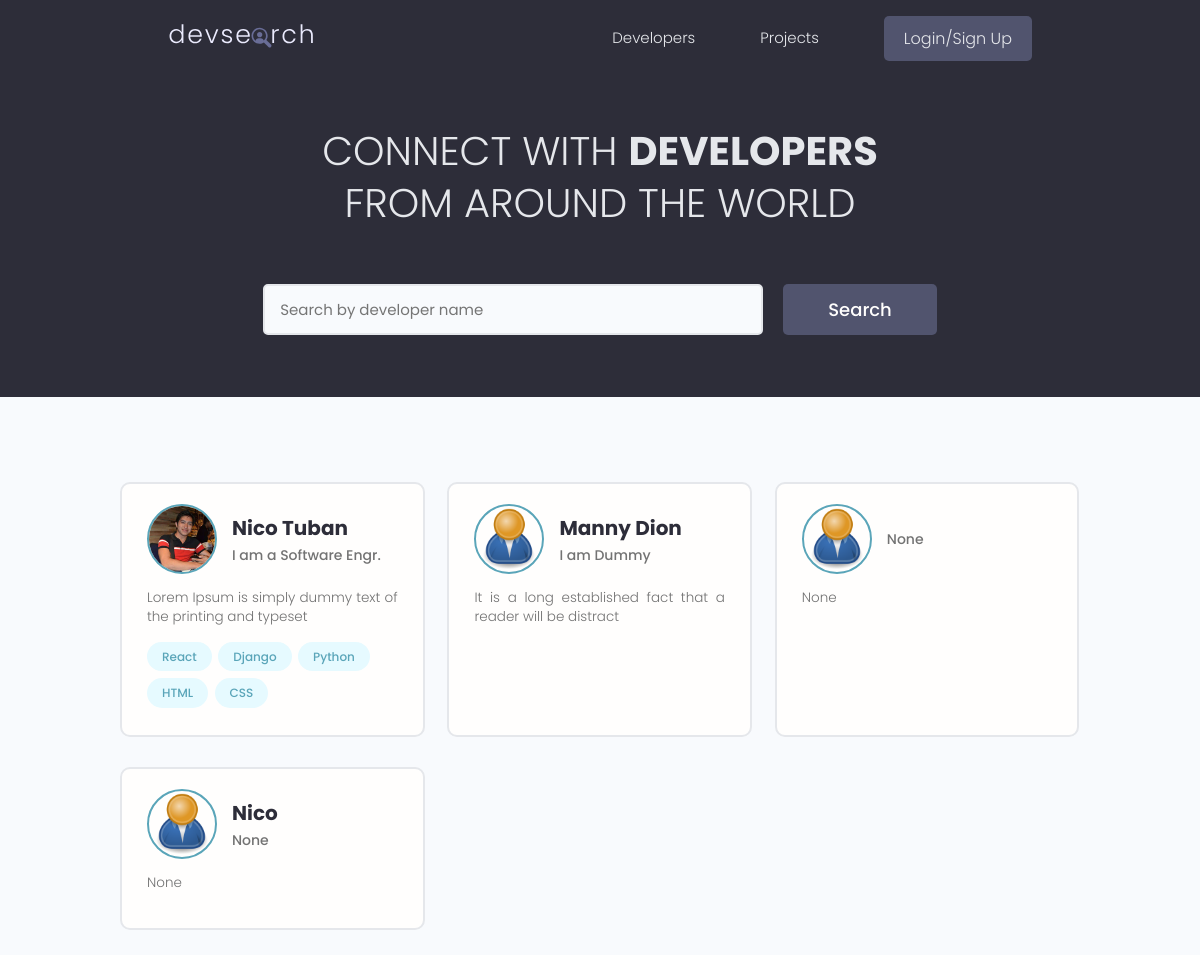
The page / on the database its author committed.
### users/models.py (models this page shows, shortened)
class Profile(models.Model):
    user = models.OneToOneField(User, on_delete=models.CASCADE, null=True, blank=True)
    name = models.CharField(max_length=200, blank=True, null=True)
    email = models.EmailField(max_length=500, blank=True, null=True)
    username = models.CharField(max_length=200, blank=True, null=True)
    location = models.CharField(max_length=200, blank=True, null=True)
    short_intro = models.CharField(max_length=200, blank=True, null=True)
    bio = models.TextField(blank=True, null=True)
    profile_image = models.ImageField(null=True, blank=True, upload_to='profiles/', default="profiles/user-default.png")
    social_github = models.CharField(max_length=200, blank=True, null=True)
    social_twitter = models.CharField(max_length=200, blank=True, null=True)
    social_linkedin = models.CharField(max_length=200, blank=True, null=True)
    social_youtube = models.CharField(max_length=200, blank=True, null=True)
    social_website = models.CharField(max_length=200, blank=True, null=True)
    created = models.DateTimeField(auto_now_add=True)
    id = models.UUIDField(default=uuid.uuid4, unique=True,
                         primary_key=True, editable=False)

class Skill(models.Model):
    owner = models.ForeignKey(Profile, on_delete=models.CASCADE, null=True, blank=True) # parent(Profile)-child(Skill) relationship
    name = models.CharField(max_length=200, blank=True, null=True)
    description = models.TextField(null=True, blank=True)
    created = models.DateTimeField(auto_now_add=True)
    id = models.UUIDField(default=uuid.uuid4, unique=True,
                         primary_key=True, editable=False)
    def __str__(self):
        return str(self.name)

### users/views.py (the view)
# urls.py: path('', views.profiles, name="profiles"),
def profiles(request):
    profiles = Profile.objects.all()
    context = {'profiles': profiles}
    return render(request, 'users/profiles.html', context)

### users/templates/users/profiles.html (shortened to what this page needs)
{% extends 'main.html' %}
{% block content %}
    <main class="home">
        <section class="hero-section text-center">
          <div class="container container--narrow">
            <div class="hero-section__box">
              <h2>CONNECT WITH <span>DEVELOPERS</span></h2>
              <h2>FROM AROUND THE WORLD</h2>
            </div>
            <div class="hero-section__search">
              <form class="form" action="#" method="get">
                <div class="form__field">
                  <input class="input input--text" id="formInput#search" type="text" name="text"
                    placeholder="Search by developer name" />
                </div>
                <input class="btn btn--sub btn--lg" type="submit" value="Search" />
              </form>
            </div>
          </div>
        </section>
        <section class="devlist">
          <div class="container">
            <div class="grid grid--three">
              {% for profile in profiles %}
              <div class="column card">
                <div class="dev">
                  <a href="{% url 'user-profile' profile.id %}" class="card__body">
                    <div class="dev__profile">
                      <img class="avatar avatar--md" src="{{ profile.profile_image.url }}" alt="image" />
                      <div class="dev__meta">
                        <h3>{{profile.name}}</h3>
                        <h5>{{ profile.short_intro }}</h5>
                      </div>
                    </div>
                    <p class="dev__info">{{ profile.bio|slice:"60" }} </p>
                    <div class="dev__skills">
                       {% for skill in profile.skill_set.all|slice:"5" %}
                      <span class="tag tag--pill tag--main">
                        <small>{{skill}}</small>
                      </span>
                      {% endfor %}
                    </div>
                  </a>
                </div>
              </div>
              {% endfor %}
            </div>
          </div>
        </section>
      </main>
{% endblock content %}

### static/styles/app.css (style rules this page uses)
:root { --color-sub: #2d2d39; }
.btn--sub { background-color: var(--color-sub-light); }
.card { border: 2px solid var(--color-light); }
img { width: 100%; }
.hero-section { height: 40vh; display: flex; align-items: center; background-color: var(--color-sub); }
.hero-section__box { margin-bottom: 4rem; }
.hero-section__box > h2, .hero-section__box > h2 > span { font-size: 4rem; color: var(--color-light); line-height: 1.3; text-transform: uppercase; }
.hero-section__box > h2 { font-weight: 300; }
.hero-section__box > h2 > span { font-weight: 700; }
.hero-section__search > .form { display: flex; align-items: center; justify-content: center; gap: 2rem; }
.hero-section__search > .form input.input--text { width: 50rem; }
.devlist { margin-top: 8rem; }
.devlist .grid { align-items: stretch; }
.devlist .dev .dev__profile { display: flex; align-items: center; gap: 1.5rem; }
.devlist .dev .dev__meta h3 { color: var(--color-sub); font-size: 2rem; font-weight: 700; }
.devlist .dev .dev__meta h5 { color: var(--color-text); font-size: 1.4rem; font-weight: 500; }
.devlist .dev .dev__info { margin: 1.5rem 0; font-size: 1.35rem; line-height: 1.4; text-align: justify; }

### static/uikit/styles/modules/_variables.css (style rules this page uses)
:root { --color-main: #5aa5b9; --color-main-light: #e6faff; --color-sub: #3f4156; --color-sub-light: #51546e; --color-sub-lighter: #ededfd; --color-text: #737373; --color-gray: #8b8b8b; --color-light: #e5e7eb; --color-light-gray: #767676; --color-bg: #f8fafd; --color-white: #fffefd; --color-white-light: #f3f3f3; --color-success: #359e64; --color-success-bg: #def8e8; --color-error: #fc4b0b; --color-error-bg: #fff2ee; --font-base: 'Poppins', arial, helvetica, 'Segoe UI', roboto, ubuntu, sans-serif; --font-monospace: 'Fira Code', 'Courier New', courier, monospace; --font-regular: 300; --font-medium: 500; --font-bold: 700; --generic-shadow: 1px 1px 5px #00000010; --generic-transition: all 0.3s ease-in-out; }

### static/uikit/styles/modules/_base.css (style rules this page uses)
* { margin: 0; padding: 0; box-sizing: border-box; text-rendering: optimizeLegibility; color: inherit; font-size: inherit; }
html { font-size: 50%; }
@media only screen and (min-width: 480px) { html { font-size: 56.25%; } }
@media only screen and (min-width: 1200px) { html { font-size: 62.5%; } }
body { line-height: 1.6; font-weight: 400; font-size: 1.5rem; color: var(--color-text); background-color: var(--color-bg); min-height: 100vh; }

### static/uikit/styles/modules/_typography.css (style rules this page uses)
* { font-family: var(--font-base); }
h2 { font-size: 3.6rem; font-weight: var(--font-bold); }
h3 { font-size: 3.2rem; font-weight: var(--font-medium); }
h5 { font-size: 2.4rem; font-weight: var(--font-medium); }
h5, h6 { font-weight: var(--font-regular); }
p, span, strong { font-size: 1.6rem; color: var(--color-text); font-weight: var(--font-regular); }
a { padding-bottom: 2px; text-decoration: none; display: inline-block; color: var(--color-main); font-weight: var(--font-medium); }

### static/uikit/styles/modules/_utilities.css (style rules this page uses)
.container { width: 92%; max-width: 165rem; margin: 0 auto; box-sizing: border-box; }
.container--narrow { width: 92%; max-width: 120rem; }
@media screen and (min-width: 1000px) { .container { width: 90%; } }
@media screen and (min-width: 1000px) { .container--narrow { width: 85%; } }
@media screen and (min-width: 1200px) { .container { width: 80%; } }
@media screen and (min-width: 1200px) { .container--narrow { width: 72%; } }
.text-center { text-align: center; }

### static/uikit/styles/modules/_avatar.css (style rules this page uses)
.avatar { border-radius: 50%; border: 2px solid var(--color-main); object-fit: cover; }
.avatar--md { height: 7rem; width: 7rem; }

### static/uikit/styles/modules/_button.css (style rules this page uses)
.btn { display: inline-block; position: relative; cursor: pointer; background-color: var(--color-light); font-weight: var(--font-medium); color: var(--color-sub); text-decoration: none; padding: 1rem 2rem; border-radius: 0.5rem; border: none; width: -webkit-fit-content; width: -moz-fit-content; width: fit-content; height: -webkit-fit-content; height: -moz-fit-content; height: fit-content; font-size: 1.6rem; outline-width: 0; outline-color: transparent; -webkit-backface-visibility: hidden; backface-visibility: hidden; transition: all 0.3s ease-in-out; }
.btn--sub { background-color: var(--color-sub); color: var(--color-white); }
.btn--lg { font-size: 1.8rem; padding: 1.2rem 4.5rem; }

### static/uikit/styles/modules/_card.css (style rules this page uses)
.card { border-radius: 1rem; background-color: var(--color-white); border: 1.5px solid var(--color-light); width: auto; height: auto; margin-top: 0.5rem; margin-bottom: 0.5rem; overflow: hidden; }
.card__body, .card__header { padding: 2rem 2.5rem; }

### rows shown on the page
Profile: profile_image (picture), name "Nico Tuban", short_intro "I am a Software Engr.", bio "Lorem Ipsum is simply dummy text of the printing and typeset"
Skill: name "React"
Skill: name "Django"
Skill: name "Python"
Skill: name "HTML"
Skill: name "CSS"
Profile: profile_image (placeholder picture), name "Manny Dion", short_intro "I am Dummy", bio "It is a long established fact that a reader will be distract"
Profile: profile_image (placeholder picture), short_intro "None", bio "None"
Profile: profile_image (placeholder picture), name "Nico", short_intro "None", bio "None"
